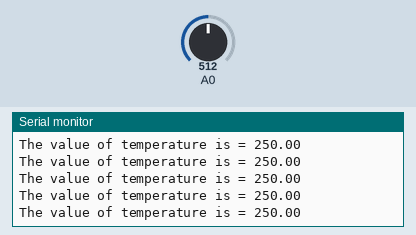
Simulated run of this sketch. Board: Arduino Uno, built with avr-gcc and run on an emulated ATmega328P. Shown: the last lines printed to the serial monitor. The inputs (shaded band) are chosen by the test bench; at power-on: A0 = 512.

Above: at 2.7 s.
2.8 s: A0 set to 211
At 3.5 s:
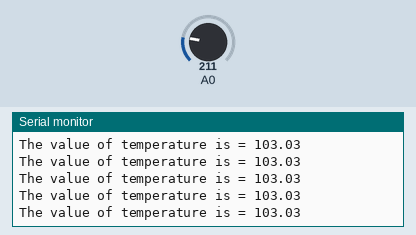
5.8 s: A0 set to 193
At 6.9 s:
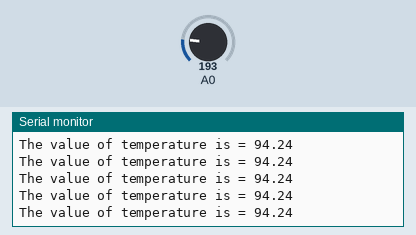
14.8 s: A0 set to 22
At 15.8 s:
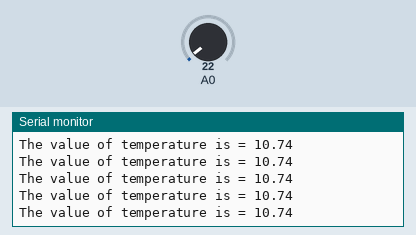
17.8 s: A0 set to 18
At 18.7 s:
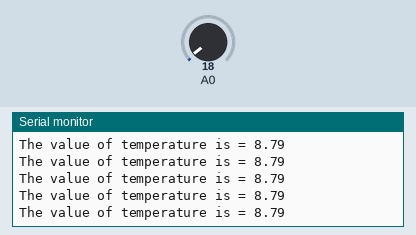
Timing chart, 0 to 20.3 s (numbered marks = the images above; inputs shaded):
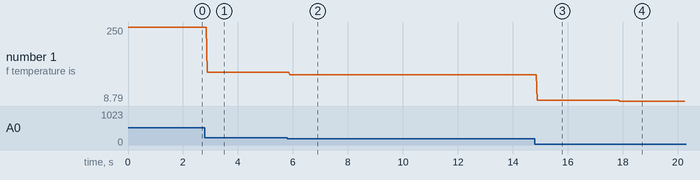

The sketch:

Temperature_check.ino
```cpp
void setup() {
  // put your setup code here, to run once:
  Serial.begin(9600);
  pinMode(A0,INPUT);
}

void loop() {
  // put your main code here, to run repeatedly:
  float a=analogRead(A0);
  Serial.print("The value of temperature is = ");
  Serial.println((a*500)/1024);
}
```

Measured:
- after the input at 2.8 s, the serial monitor: prints a new line after 0.09 s (image 1)
- after the input at 5.8 s, the serial monitor: prints a new line after 0.09 s (image 2)
- after the input at 14.8 s, the serial monitor: prints a new line after 0.09 s (image 3)
- after the input at 17.8 s, the serial monitor: prints a new line after 0.09 s (image 4)
- plotted number 1: 250 → 103.03 after the input at 2.8 s, 103.03 → 94.24 after the input at 5.8 s, 94.24 → 10.74 after the input at 14.8 s, 10.74 → 8.79 after the input at 17.8 s
